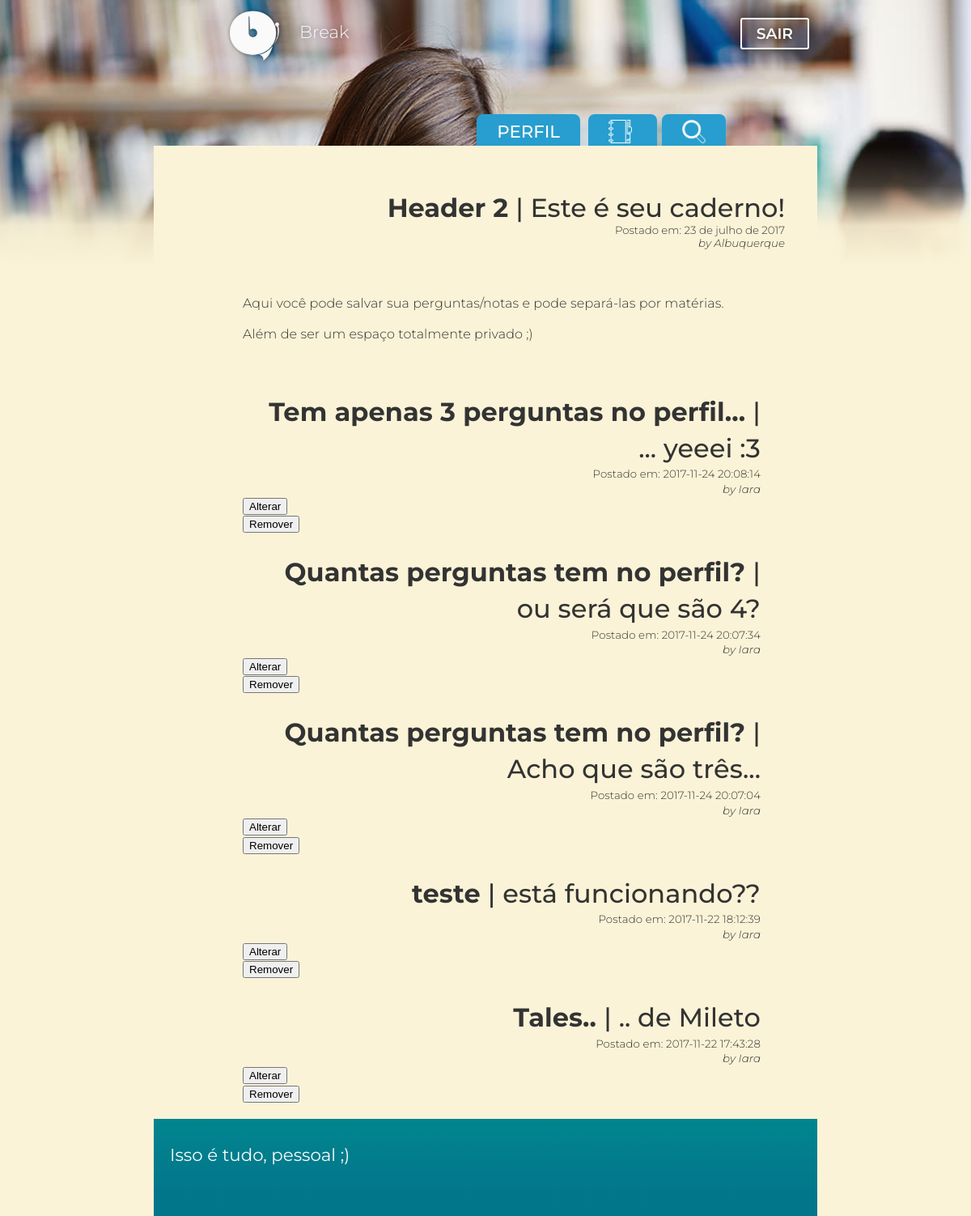
The app's page /notebook.php (signed in) with its own data.
### tables this page shows
CREATE TABLE `pergunta` (
  `idpergunta` int(11) NOT NULL,
  `prg_titulo` varchar(50) NOT NULL,
  `prg_descricao` text,
  `prg_respondida` tinyint(1) NOT NULL DEFAULT '0',
  `prg_registro` datetime NOT NULL DEFAULT CURRENT_TIMESTAMP,
  `fk_disciplina` int(11) NOT NULL,
  `fk_usuario` int(11) NOT NULL
);

CREATE TABLE `usuario` (
  `idusuario` int(11) NOT NULL,
  `nome_user` varchar(45) NOT NULL,
  `sobrenome_user` varchar(45) NOT NULL,
  `email` varchar(45) DEFAULT NULL,
  `login` varchar(45) DEFAULT NULL,
  `senha` varchar(45) DEFAULT NULL,
  `sexo` char(1) DEFAULT NULL,
  `dataNasc` date DEFAULT NULL,
  `escolaridade` text,
  `instituicao` varchar(200) DEFAULT NULL,
  `fk_tipo_user` int(11) NOT NULL
);

### dao-pergunta.php (called while the page is built, shortened)
<?php
function listaPerguntaWhereUsuario($conexao, $id)
{
    $perguntas = array();
    $resultado = mysqli_query($conexao, "SELECT p.*, d.disc_nome, u.nome_user
                                        FROM disciplina AS d
                                        JOIN pergunta AS p ON p.fk_disciplina = d.iddisciplina
                                        JOIN usuario AS u ON u.idusuario = p.fk_usuario
                                        WHERE idusuario = {$id}
                                        ORDER BY (p.prg_registro) desc;");
    while ($pergunta = mysqli_fetch_assoc($resultado))
    {
        array_push($perguntas, $pergunta);
    }
    return $perguntas;
}

### conteudo-notebook.php (the view, shortened to what this page needs)
<?php
require 'dao-pergunta.php';
$id = $_SESSION['id_usuario'];
$perguntas = listaPerguntaWhereUsuario($conexao, $id);
?>
<div id="text_content">
  <?php
  foreach ($perguntas as $pergunta) :
  ?>
        <h2><strong><?= $pergunta['prg_titulo']?> </strong>| <?=$pergunta['prg_descricao']?></h2>
        <p class="header_space2">Postado em: <time><?=$pergunta['prg_registro']?></time></p>
        <p class="header_space2"><i>by <?=$pergunta['nome_user']?></i></p>
        <form action="altera-pergunta.php?id=<?=$pergunta['idpergunta']?>" method="post">
          <button>Alterar</button>
        </form>
        <form action="exclui-pergunta.php" method="post">
          <button>Remover</button>
        </form>
  <?php
   endforeach
  ?>

### css/feed.css (style rules this page uses)
body { font-family: 'Montserrat', sans-serif; margin: 0px; background: url("../img/cover_girl .jpg") no-repeat bottom center; background-color: #0e0e0e; background-size: 100%; background-position: top center; }
h2 { margin-right: 10px; margin-bottom: 0px; font-weight: 500; font-size: 24pt; color: #333333; text-align: right; padding-left: 20px; }
p { color: #333; text-align: justify; font-weight: 300; }
.header_space2 { text-align: right; margin: 0px; font-size: 10pt; padding: 0px 10px 0px 0px; }
#text_content { padding: 10px 50px 10px 50px; letter-spacing: 0.1px; line-height: 1.4; text-indent: 50px; }

### records on screen
pergunta: prg_titulo "Tem apenas 3 perguntas no perfil...", prg_descricao "... yeeei :3", prg_registro "2017-11-24 20:08:14", fk_usuario.nome_user "Iara"
pergunta: prg_titulo "Quantas perguntas tem no perfil?", prg_descricao "ou será que são 4?", prg_registro "2017-11-24 20:07:34", fk_usuario.nome_user "Iara"
pergunta: prg_titulo "Quantas perguntas tem no perfil?", prg_descricao "Acho que são três...", prg_registro "2017-11-24 20:07:04", fk_usuario.nome_user "Iara"
pergunta: prg_titulo "teste", prg_descricao "está funcionando??", prg_registro "2017-11-22 18:12:39", fk_usuario.nome_user "Iara"
pergunta: prg_titulo "Tales..", prg_descricao ".. de Mileto", prg_registro "2017-11-22 17:43:28", fk_usuario.nome_user "Iara"
